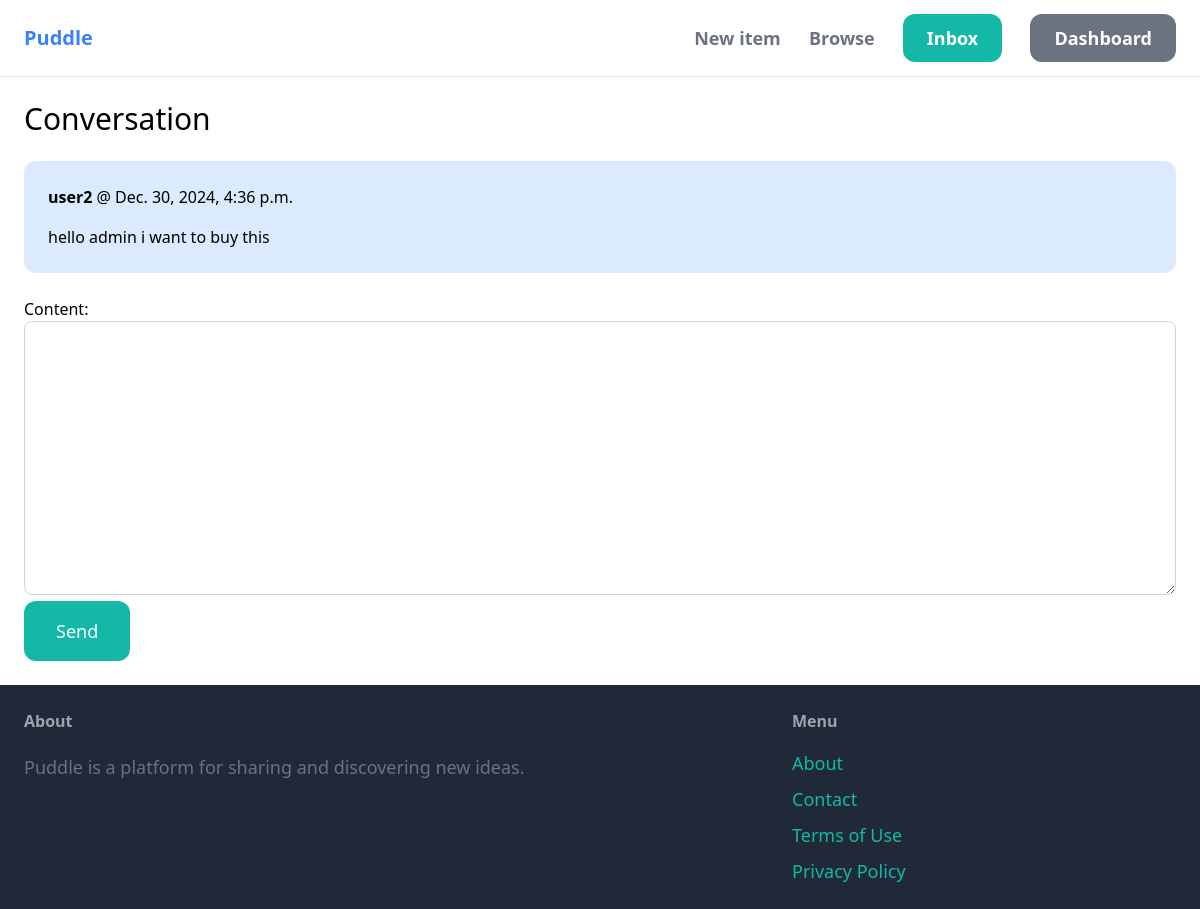
Page /inbox/2/ (signed in) on the earlier database version.
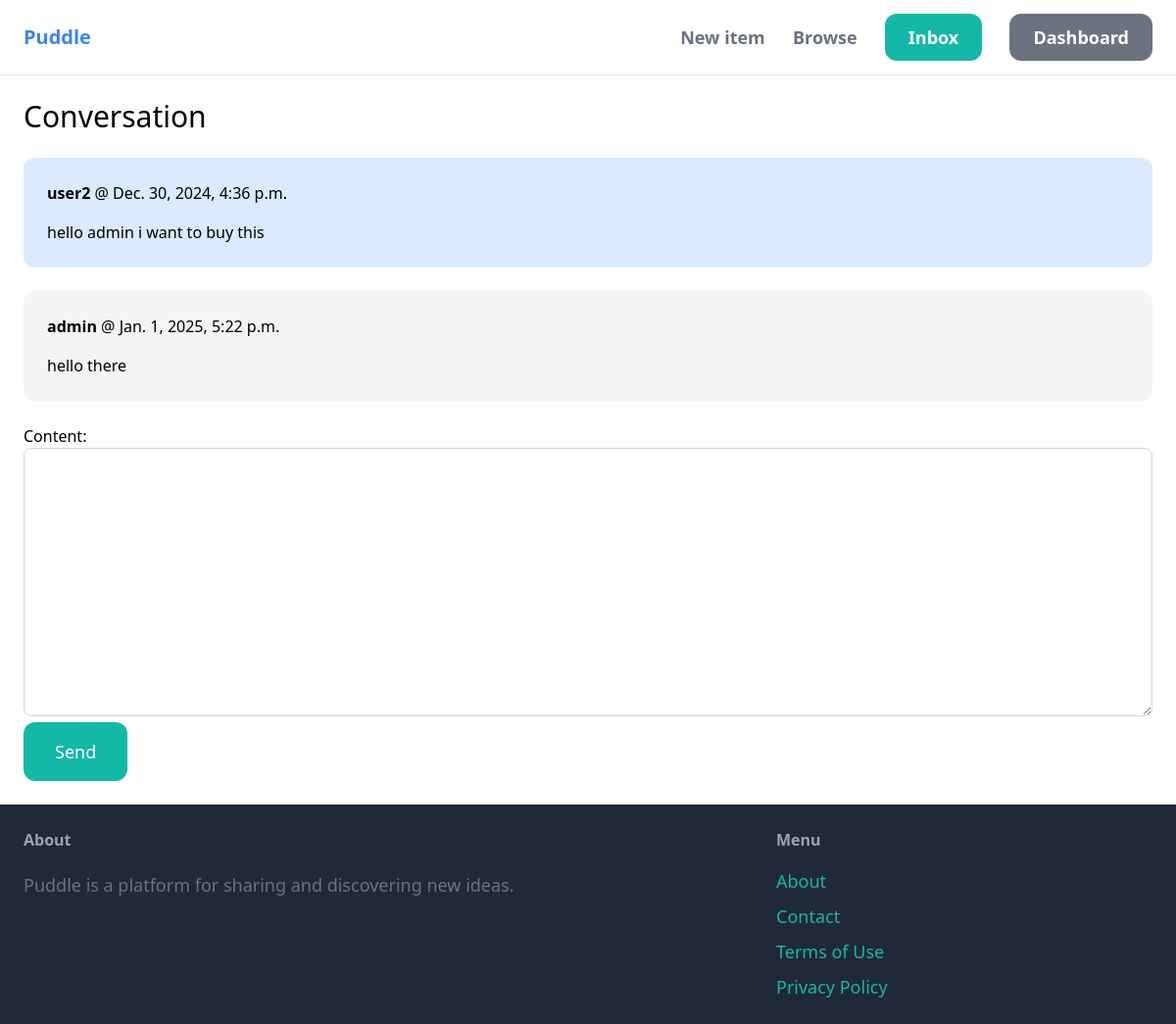
Same page on the later database version.
### conversation/models.py (models this page shows)
class ConversationMessage(models.Model):
    conversation = models.ForeignKey(Conversation, related_name='messages', on_delete=models.CASCADE)
    created_by = models.ForeignKey(User, related_name='created_messages', on_delete=models.CASCADE)
    content = models.TextField()
    created_at = models.DateTimeField(auto_now_add=True)
    modified_at = models.DateTimeField(auto_now=True)

### conversation/views.py (the view)
# urls.py: path('<int:pk>/', detail, name='detail'),
@login_required
def detail(request,pk):
    conversation = Conversation.objects.filter(members__in=[request.user.id]).get(pk=pk)
    if request.method == 'POST':
        form = ConversationMessageForm(request.POST)
        if form.is_valid():
            conversations_message = form.save(commit=False)
            conversations_message.conversation = conversation
            conversations_message.created_by = request.user
            conversations_message.save()
            conversation.save()
            return redirect('conversation:detail', pk=pk)
    else:
        form = ConversationMessageForm()
    return render(request, 'conversation/detail.html',{
        'conversation':conversation,
        'form':form,
    })

### conversation/forms.py
class ConversationMessageForm(forms.ModelForm):
    class Meta:
        model = ConversationMessage
        fields = ('content',)
        widgets = {
            'content': forms.Textarea(attrs={
                'class': 'w-full py-4 px-6 border border-gray-300 rounded-lg',
            }),
        }

### conversation/templates/conversation/detail.html (shortened to what this page needs)
{% extends 'core/base.html' %}
{% block content %}
  <h1 class="mb-6 text-3xl">Conversation</h1>
  <div class="space-y-6">
    {% for message in conversation.messages.all %}
        <div class="p-6 flex  {% if message.created_by  != request.user %}bg-blue-100{% else %}bg-gray-100{% endif %} rounded-xl">
            <div>
                <p class="mb-4"><strong>{{message.created_by.username}}</strong> @ {{message.created_at }}</p>
                <p>{{ message.content }}</p>
            </div>
        </div>
    {% endfor %}
  </div>
  <form action="." method="post" class="mt-6">
    {{ form.as_p }}
    <button class="py-4 px-8 text-lg bg-teal-500 hover:bg-teal-700 rounded-xl text-white">Send</button>
  </form>
{% endblock %}

Differences in the rows shown:
added ConversationMessage: created_by.username "admin", created_at "Jan. 1, 2025, 5:22 p.m.", content "hello there"
